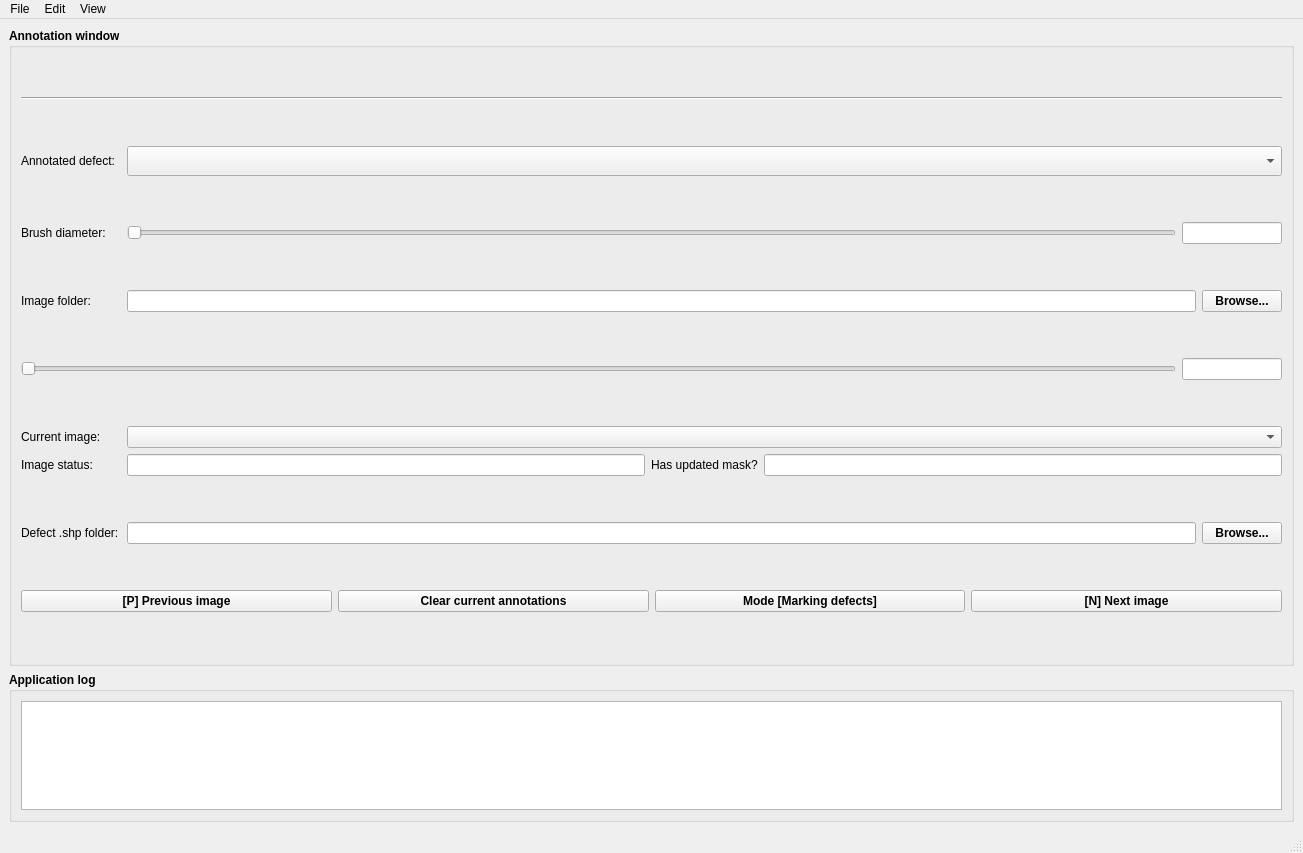
<?xml version="1.0" encoding="UTF-8"?>
<ui version="4.0">
 <class>DATMantMainWindow</class>
 <widget class="QMainWindow" name="DATMantMainWindow">
  <property name="geometry">
   <rect>
    <x>0</x>
    <y>0</y>
    <width>1303</width>
    <height>853</height>
   </rect>
  </property>
  <property name="minimumSize">
   <size>
    <width>820</width>
    <height>620</height>
   </size>
  </property>
  <property name="windowTitle">
   <string>Annotator for HSI</string>
  </property>
  <widget class="QWidget" name="centralwidget">
   <layout class="QVBoxLayout" name="verticalLayout_2">
    <item>
     <widget class="QGroupBox" name="gbAnnotWindow">
      <property name="font">
       <font>
        <weight>75</weight>
        <bold>true</bold>
       </font>
      </property>
      <property name="title">
       <string>Annotation window</string>
      </property>
      <layout class="QVBoxLayout" name="verticalLayout_8">
       <item>
        <layout class="QHBoxLayout" name="horizontalLayout_3">
         <property name="sizeConstraint">
          <enum>QLayout::SetDefaultConstraint</enum>
         </property>
         <item>
          <layout class="QVBoxLayout" name="figThinFigure"/>
         </item>
        </layout>
       </item>
       <item>
        <widget class="Line" name="line">
         <property name="orientation">
          <enum>Qt::Horizontal</enum>
         </property>
        </widget>
       </item>
       <item>
        <layout class="QHBoxLayout" name="horizontalLayout_6">
         <item>
          <widget class="QLabel" name="label_4">
           <property name="minimumSize">
            <size>
             <width>100</width>
             <height>0</height>
            </size>
           </property>
           <property name="font">
            <font>
             <weight>50</weight>
             <bold>false</bold>
            </font>
           </property>
           <property name="text">
            <string>Annotated defect:</string>
           </property>
          </widget>
         </item>
         <item>
          <widget class="QComboBox" name="lstDefectsAndColors">
           <property name="sizePolicy">
            <sizepolicy hsizetype="Expanding" vsizetype="Fixed">
             <horstretch>0</horstretch>
             <verstretch>0</verstretch>
            </sizepolicy>
           </property>
           <property name="minimumSize">
            <size>
             <width>0</width>
             <height>30</height>
            </size>
           </property>
           <property name="font">
            <font>
             <weight>50</weight>
             <bold>false</bold>
            </font>
           </property>
          </widget>
         </item>
        </layout>
       </item>
       <item>
        <layout class="QHBoxLayout" name="horizontalLayout_2">
         <item>
          <widget class="QLabel" name="label_2">
           <property name="minimumSize">
            <size>
             <width>100</width>
             <height>0</height>
            </size>
           </property>
           <property name="font">
            <font>
             <weight>50</weight>
             <bold>false</bold>
            </font>
           </property>
           <property name="text">
            <string>Brush diameter:</string>
           </property>
          </widget>
         </item>
         <item>
          <widget class="QSlider" name="sldBrushDiameter">
           <property name="orientation">
            <enum>Qt::Horizontal</enum>
           </property>
          </widget>
         </item>
         <item>
          <widget class="QLineEdit" name="txtBrushDiameter">
           <property name="maximumSize">
            <size>
             <width>100</width>
             <height>16777215</height>
            </size>
           </property>
           <property name="font">
            <font>
             <weight>50</weight>
             <bold>false</bold>
            </font>
           </property>
           <property name="readOnly">
            <bool>true</bool>
           </property>
          </widget>
         </item>
        </layout>
       </item>
       <item>
        <layout class="QHBoxLayout" name="horizontalLayout">
         <item>
          <widget class="QLabel" name="label_7">
           <property name="minimumSize">
            <size>
             <width>100</width>
             <height>0</height>
            </size>
           </property>
           <property name="maximumSize">
            <size>
             <width>72</width>
             <height>16777215</height>
            </size>
           </property>
           <property name="font">
            <font>
             <weight>50</weight>
             <bold>false</bold>
            </font>
           </property>
           <property name="text">
            <string>Image folder:</string>
           </property>
          </widget>
         </item>
         <item>
          <widget class="QLineEdit" name="txtImageDir">
           <property name="font">
            <font>
             <weight>50</weight>
             <bold>false</bold>
            </font>
           </property>
           <property name="readOnly">
            <bool>true</bool>
           </property>
          </widget>
         </item>
         <item>
          <widget class="QPushButton" name="btnBrowseImageDir">
           <property name="text">
            <string>Browse...</string>
           </property>
          </widget>
         </item>
        </layout>
       </item>
       <item>
        <layout class="QHBoxLayout" name="horizontalLayout_7">
         <item>
          <widget class="QSlider" name="HSI_slider">
           <property name="orientation">
            <enum>Qt::Horizontal</enum>
           </property>
          </widget>
         </item>
         <item>
          <widget class="QLineEdit" name="txt_HSI_slider">
           <property name="maximumSize">
            <size>
             <width>100</width>
             <height>16777215</height>
            </size>
           </property>
          </widget>
         </item>
        </layout>
       </item>
       <item>
        <layout class="QVBoxLayout" name="verticalLayout">
         <item>
          <layout class="QGridLayout" name="gridLayout">
           <item row="2" column="2" colspan="3">
            <widget class="QComboBox" name="lstImages">
             <property name="font">
              <font>
               <weight>50</weight>
               <bold>false</bold>
              </font>
             </property>
            </widget>
           </item>
           <item row="3" column="4">
            <widget class="QLineEdit" name="txtImageHasDefectMask">
             <property name="font">
              <font>
               <weight>50</weight>
               <bold>false</bold>
              </font>
             </property>
             <property name="readOnly">
              <bool>true</bool>
             </property>
            </widget>
           </item>
           <item row="2" column="0">
            <widget class="QLabel" name="label_15">
             <property name="minimumSize">
              <size>
               <width>100</width>
               <height>0</height>
              </size>
             </property>
             <property name="font">
              <font>
               <weight>50</weight>
               <bold>false</bold>
              </font>
             </property>
             <property name="text">
              <string>Current image:</string>
             </property>
            </widget>
           </item>
           <item row="3" column="3">
            <widget class="QLabel" name="label">
             <property name="font">
              <font>
               <weight>50</weight>
               <bold>false</bold>
              </font>
             </property>
             <property name="text">
              <string>Has updated mask?</string>
             </property>
             <property name="textFormat">
              <enum>Qt::PlainText</enum>
             </property>
            </widget>
           </item>
           <item row="3" column="2">
            <widget class="QLineEdit" name="txtImageStatus">
             <property name="font">
              <font>
               <weight>50</weight>
               <bold>false</bold>
              </font>
             </property>
             <property name="readOnly">
              <bool>true</bool>
             </property>
            </widget>
           </item>
           <item row="3" column="0">
            <widget class="QLabel" name="label_14">
             <property name="minimumSize">
              <size>
               <width>100</width>
               <height>0</height>
              </size>
             </property>
             <property name="font">
              <font>
               <weight>50</weight>
               <bold>false</bold>
              </font>
             </property>
             <property name="text">
              <string>Image status:</string>
             </property>
            </widget>
           </item>
          </layout>
         </item>
        </layout>
       </item>
       <item>
        <layout class="QHBoxLayout" name="horizontalLayout_5">
         <item>
          <widget class="QLabel" name="label_3">
           <property name="sizePolicy">
            <sizepolicy hsizetype="Preferred" vsizetype="Minimum">
             <horstretch>0</horstretch>
             <verstretch>0</verstretch>
            </sizepolicy>
           </property>
           <property name="minimumSize">
            <size>
             <width>100</width>
             <height>0</height>
            </size>
           </property>
           <property name="font">
            <font>
             <weight>50</weight>
             <bold>false</bold>
            </font>
           </property>
           <property name="text">
            <string>Defect .shp folder:</string>
           </property>
          </widget>
         </item>
         <item>
          <widget class="QLineEdit" name="txtShpDir">
           <property name="font">
            <font>
             <weight>50</weight>
             <bold>false</bold>
            </font>
           </property>
           <property name="readOnly">
            <bool>true</bool>
           </property>
          </widget>
         </item>
         <item>
          <widget class="QPushButton" name="btnBrowseShp">
           <property name="text">
            <string>Browse...</string>
           </property>
          </widget>
         </item>
        </layout>
       </item>
       <item>
        <layout class="QHBoxLayout" name="horizontalLayout_4">
         <item>
          <widget class="QPushButton" name="btnPrev">
           <property name="text">
            <string>[P] Previous image</string>
           </property>
           <property name="shortcut">
            <string>P</string>
           </property>
          </widget>
         </item>
         <item>
          <widget class="QPushButton" name="btnClear">
           <property name="enabled">
            <bool>true</bool>
           </property>
           <property name="text">
            <string>Clear current annotations</string>
           </property>
          </widget>
         </item>
         <item>
          <widget class="QPushButton" name="btnMode">
           <property name="text">
            <string>Mode [Marking defects]</string>
           </property>
           <property name="shortcut">
            <string>M</string>
           </property>
          </widget>
         </item>
         <item>
          <widget class="QPushButton" name="btnNext">
           <property name="text">
            <string>[N] Next image</string>
           </property>
           <property name="shortcut">
            <string>N</string>
           </property>
          </widget>
         </item>
        </layout>
       </item>
      </layout>
     </widget>
    </item>
    <item>
     <widget class="QGroupBox" name="gbApplicationLog">
      <property name="sizePolicy">
       <sizepolicy hsizetype="Preferred" vsizetype="Maximum">
        <horstretch>0</horstretch>
        <verstretch>0</verstretch>
       </sizepolicy>
      </property>
      <property name="maximumSize">
       <size>
        <width>16777215</width>
        <height>150</height>
       </size>
      </property>
      <property name="font">
       <font>
        <weight>75</weight>
        <bold>true</bold>
       </font>
      </property>
      <property name="title">
       <string>Application log</string>
      </property>
      <layout class="QVBoxLayout" name="verticalLayout_3">
       <item>
        <widget class="QTextEdit" name="txtConsole">
         <property name="font">
          <font>
           <weight>50</weight>
           <bold>false</bold>
          </font>
         </property>
        </widget>
       </item>
      </layout>
     </widget>
    </item>
   </layout>
  </widget>
  <widget class="QMenuBar" name="menubar">
   <property name="geometry">
    <rect>
     <x>0</x>
     <y>0</y>
     <width>1303</width>
     <height>26</height>
    </rect>
   </property>
   <widget class="QMenu" name="menuFile">
    <property name="title">
     <string>File</string>
    </property>
    <addaction name="actionSave_current_annotations"/>
    <addaction name="actionReload_original_mask"/>
    <addaction name="actionLoad"/>
   </widget>
   <widget class="QMenu" name="menuView">
    <property name="title">
     <string>View</string>
    </property>
    <addaction name="separator"/>
    <addaction name="actionColor_definitions"/>
    <addaction name="actionLog"/>
   </widget>
   <widget class="QMenu" name="menuEdit">
    <property name="title">
     <string>Edit</string>
    </property>
    <addaction name="actionProcess_original_mask"/>
    <addaction name="actionAIMask"/>
   </widget>
   <addaction name="menuFile"/>
   <addaction name="menuEdit"/>
   <addaction name="menuView"/>
  </widget>
  <widget class="QStatusBar" name="statusbar"/>
  <action name="actionLog">
   <property name="checkable">
    <bool>true</bool>
   </property>
   <property name="text">
    <string>Log</string>
   </property>
  </action>
  <action name="actionRefresh_data_file">
   <property name="text">
    <string>Refresh data file</string>
   </property>
  </action>
  <action name="actionRefresh_predictor">
   <property name="text">
    <string>Refresh predictor</string>
   </property>
  </action>
  <action name="actionSave_current_annotations">
   <property name="text">
    <string>Save current annotations</string>
   </property>
  </action>
  <action name="actionLoad_marked_image">
   <property name="checkable">
    <bool>true</bool>
   </property>
   <property name="checked">
    <bool>true</bool>
   </property>
   <property name="text">
    <string>Load marked image</string>
   </property>
  </action>
  <action name="actionReload_original_mask">
   <property name="enabled">
    <bool>false</bool>
   </property>
   <property name="text">
    <string>Reload original mask</string>
   </property>
  </action>
  <action name="actionProcess_original_mask">
   <property name="checkable">
    <bool>true</bool>
   </property>
   <property name="enabled">
    <bool>false</bool>
   </property>
   <property name="text">
    <string>Process original mask</string>
   </property>
  </action>
  <action name="actionAIMask">
   <property name="text">
    <string>Reload AUTO defect mask</string>
   </property>
  </action>
  <action name="actionColor_definitions">
   <property name="text">
    <string>Color specifications</string>
   </property>
  </action>
  <action name="actionLoad">
   <property name="text">
    <string>Load annotations</string>
   </property>
  </action>
 </widget>
 <resources/>
 <connections/>
</ui>
